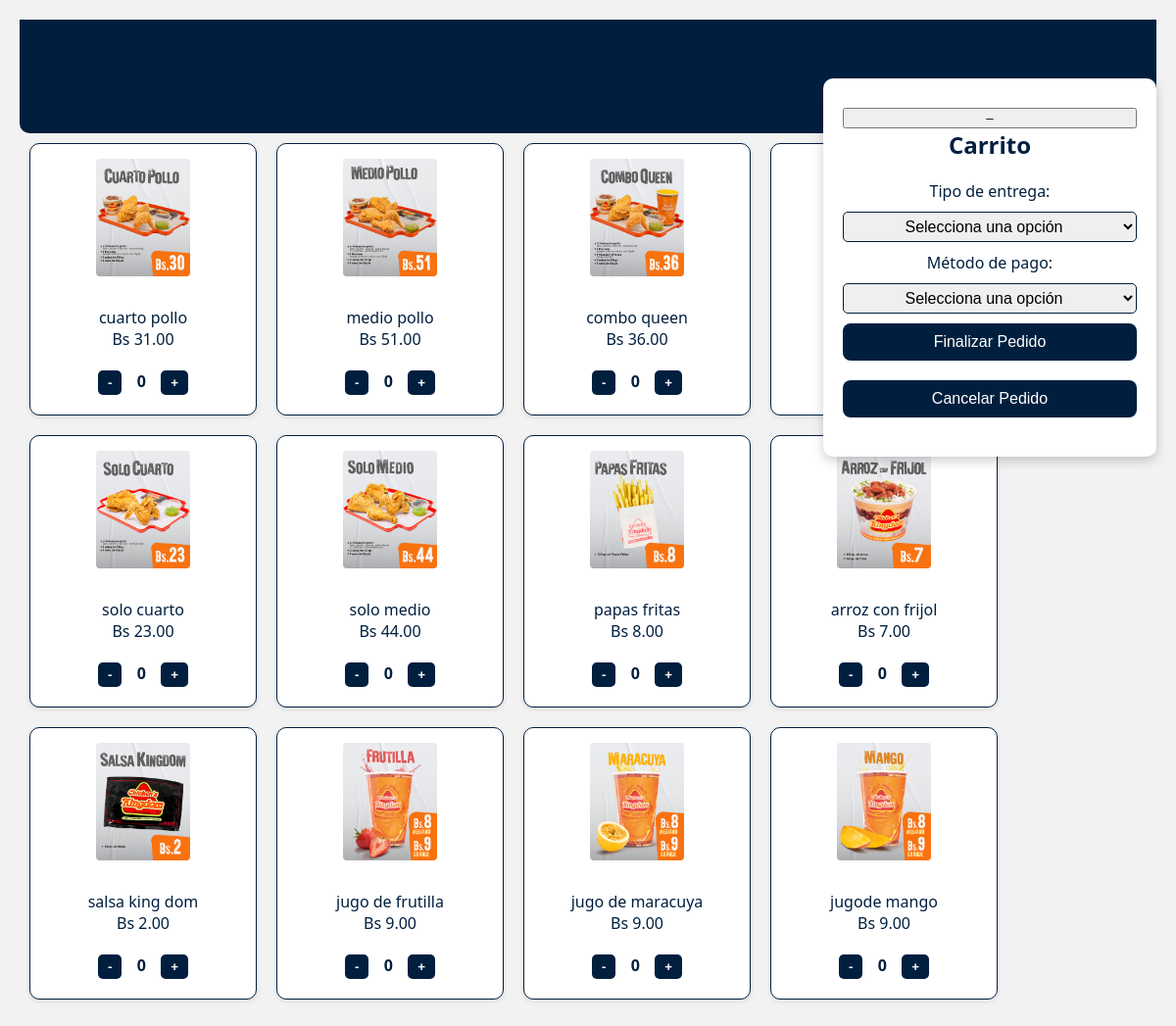
/cajero/realizar_pedido.php, run on the app's committed database.
### tables this page shows
CREATE TABLE `producto` (
  `id_producto` int NOT NULL AUTO_INCREMENT,
  `nombre` varchar(100) NOT NULL,
  `descripcion` text,
  `precio` decimal(10,2) NOT NULL,
  `tipo` enum('Pollo','Bebida','Extra') NOT NULL,
  `id_categoria` int DEFAULT NULL,
  PRIMARY KEY (`id_producto`),
  KEY `id_categoria` (`id_categoria`),
  CONSTRAINT `producto_ibfk_1` FOREIGN KEY (`id_categoria`) REFERENCES `categoria_producto` (`id_categoria`)
);

### cajero/realizar_pedido.php (the view, shortened to what this page needs)
<?php
include('../config/conexion.php');
?>
<!DOCTYPE html>
<html lang="es">
<head>
    <link rel="stylesheet" href="assets/css/cajero.css">
</head>
<body>
      <header class="header">
    <h1>Realiza tu pedido</h1>
    </header>
    <?php
    $query = "SELECT * FROM producto";
    $resultado = mysqli_query($conexion, $query);
    while ($row = mysqli_fetch_assoc($resultado)) {
        echo "<div class='producto' data-id='{$row['id_producto']}'>";
        $nombreImagen = preg_replace('/[^A-Za-z0-9_\-]/', '', $row['nombre']);
        echo "<img src='assets/imagenes/{$nombreImagen}.png' alt='{$row['nombre']}' />";
        echo "<p>{$row['nombre']}<br>Bs {$row['precio']}</p>";
        echo "<button class='menos'>-</button>";
        echo "<span class='cantidad'>0</span>";
        echo "<button class='mas'>+</button>";
        echo "</div>";
    }
    ?>
    <div id="carrito-flotante">
        <button id="minimizar-carrito" style="float: right;">–</button>
    <h2>Carrito</h2>
    <label for="tipo_entrega">Tipo de entrega:</label>
<select id="tipo_entrega">
    <option value="">Selecciona una opción</option>
</select>
    <label for="metodo_pago">Método de pago:</label>
    <select id="metodo_pago">
        <option value="">Selecciona una opción</option>
    </select>
    <button id="finalizar">Finalizar Pedido</button>
    <button id="cancelar">Cancelar Pedido</button>
</div>
</body>
</html>

### cajero/assets/css/cajero.css (style rules this page uses)
:root { --azul-marino: #001f3f; --azul-claro: #0074D9; --blanco: #ffffff; --gris-claro: #f2f2f2; --gris-medio: #cccccc; }
body { font-family: 'Segoe UI', Tahoma, Geneva, Verdana, sans-serif; background-color: var(--gris-claro); margin: 0; padding: 20px; color: var(--azul-marino); }
h1, h2 { color: var(--azul-marino); text-align: center; }
.producto { border: 1px solid var(--azul-marino); border-radius: 10px; padding: 15px; margin: 10px; background-color: var(--blanco); display: inline-block; width: 200px; text-align: center; vertical-align: top; box-shadow: 0 2px 5px rgba(0, 0, 0, 0.1); }
.producto img { max-width: 100%; height: 120px; object-fit: contain; margin-bottom: 10px; }
.producto button { background-color: var(--azul-marino); color: var(--blanco); border: none; padding: 5px 10px; margin: 5px; cursor: pointer; border-radius: 5px; font-weight: bold; }
.cantidad { display: inline-block; width: 30px; text-align: center; font-weight: bold; color: var(--azul-marino); }
label, select { display: block; margin: 10px auto; text-align: center; font-size: 16px; }
select { padding: 5px; border-radius: 5px; border: 1px solid var(--azul-marino); }
#finalizar, #cancelar { display: block; margin: 20px auto; background-color: var(--azul-marino); color: var(--blanco); padding: 10px 20px; border: none; border-radius: 8px; font-size: 16px; cursor: pointer; }
.header { display: flex; justify-content: space-between; align-items: center; background-color: var(--azul-marino); color: var(--blanco); padding: 15px 30px; border-radius: 0 0 10px 10px; }
.producto img { transition: transform 0.3s ease; }
#carrito-flotante { position: fixed; top: 80px; right: 20px; background-color: var(--blanco); padding: 20px; border-radius: 10px; width: 300px; box-shadow: 0 4px 12px rgba(0,0,0,0.2); z-index: 1000; }
#carrito-flotante h2 { margin-top: 0; color: var(--azul-marino); }
#carrito-flotante select, #carrito-flotante button { width: 100%; margin-top: 10px; }

### data on the page
producto: shows a picture, nombre "cuarto pollo", precio "31.00"
producto: shows a picture, nombre "medio pollo", precio "51.00"
producto: shows a picture, nombre "combo queen", precio "36.00"
producto: shows a picture, nombre "solo cuarto", precio "23.00"
producto: shows a picture, nombre "solo medio", precio "44.00"
producto: shows a picture, nombre "papas fritas", precio "8.00"
producto: shows a picture, nombre "arroz con frijol", precio "7.00"
producto: shows a picture, nombre "salsa king dom", precio "2.00"
producto: shows a picture, nombre "jugo de frutilla", precio "9.00"
producto: shows a picture, nombre "jugo de maracuya", precio "9.00"
producto: shows a picture, nombre "jugode mango", precio "9.00"
